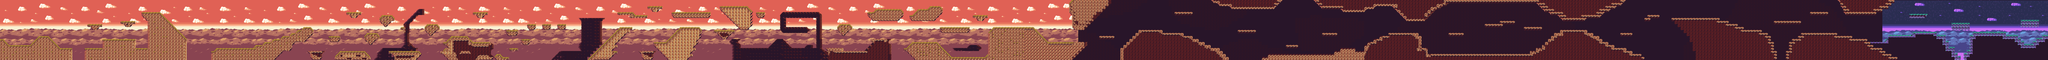

Below is a game level as drawn by its tile map, then a one-line description and the .tmx that defines it (tile-layer data replaced by summaries):
An orthogonal 680x20 tile map with 16x16 px tiles, 8 tile layers (Fondo cueva oscuro, FONDO CIELO, NUBES, Fondo Gondo, ...), 1 hidden layer not drawn, 3 tilesets and 71 objects.

<map version="1.10" tiledversion="1.10.2" orientation="orthogonal" renderorder="right-down" width="680" height="20" tilewidth="16" tileheight="16" infinite="0" nextlayerid="56" nextobjectid="110">
 <tileset firstgid="1" name="forestatardecer" tilewidth="16" tileheight="16" tilecount="696" columns="24">
  <image source="forestatardecer.png" width="384" height="464" />
  <tile id="238">
   <objectgroup draworder="index" id="2">
    <object id="1" x="0" y="0">
     <polygon points="0,0 16,16 0,16 0,0" />
    </object>
   </objectgroup>
  </tile>
  <tile id="262">
   <objectgroup draworder="index" id="2">
    <object id="1" x="0" y="0" width="16" height="16" />
    <object id="2" x="0" y="0" width="16" height="16" />
   </objectgroup>
  </tile>
  <tile id="286">
   <objectgroup draworder="index" id="2">
    <object id="1" x="0" y="16">
     <polygon points="0,0 16,-16 16,0 0,0 0.5,0" />
    </object>
   </objectgroup>
  </tile>
  <tile id="310">
   <objectgroup draworder="index" id="2">
    <object id="1" x="0" y="0" width="16" height="16" />
   </objectgroup>
  </tile>
  <tile id="382">
   <objectgroup draworder="index" id="2">
    <object id="1" x="0" y="0" width="16" height="16" />
   </objectgroup>
  </tile>
  <tile id="406">
   <objectgroup draworder="index" id="2">
    <object id="1" x="0" y="0" width="16" height="16" />
   </objectgroup>
  </tile>
  <tile id="430">
   <objectgroup draworder="index" id="2">
    <object id="1" x="0" y="0" width="16" height="16" />
   </objectgroup>
  </tile>
  <tile id="452">
   <objectgroup draworder="index" id="2">
    <object id="1" x="0" y="0" width="16" height="16" />
   </objectgroup>
  </tile>
  <tile id="453">
   <objectgroup draworder="index" id="2">
    <object id="1" x="0" y="0" width="16" height="16" />
   </objectgroup>
  </tile>
  <tile id="454">
   <objectgroup draworder="index" id="2">
    <object id="1" x="0" y="0" width="16" height="16" />
   </objectgroup>
  </tile>
  <tile id="476">
   <objectgroup draworder="index" id="2">
    <object id="1" x="0" y="0" width="16" height="16" />
   </objectgroup>
  </tile>
  <tile id="477">
   <objectgroup draworder="index" id="2">
    <object id="1" x="0" y="0" width="16" height="16" />
   </objectgroup>
  </tile>
  <tile id="500">
   <objectgroup draworder="index" id="2">
    <object id="1" x="0" y="0" width="16" height="16" />
   </objectgroup>
  </tile>
  <tile id="596">
   <objectgroup draworder="index" id="2">
    <object id="1" x="0" y="0" width="16" height="16" />
   </objectgroup>
  </tile>
  <tile id="598">
   <objectgroup draworder="index" id="2">
    <object id="1" x="0" y="0" width="16" height="16" />
   </objectgroup>
  </tile>
  <tile id="620">
   <objectgroup draworder="index" id="2">
    <object id="1" x="0" y="0" width="16" height="16" />
   </objectgroup>
  </tile>
  <tile id="621">
   <objectgroup draworder="index" id="2">
    <object id="1" x="0" y="0" width="16" height="16" />
   </objectgroup>
  </tile>
  <tile id="622">
   <objectgroup draworder="index" id="2">
    <object id="1" x="0" y="0">
     <polygon points="0,0 16,0 0,16 0,0" />
    </object>
   </objectgroup>
  </tile>
  <tile id="645">
   <objectgroup draworder="index" id="3">
    <object id="2" x="0" y="0">
     <polygon points="0,0 16,16 16,0 0,0" />
    </object>
   </objectgroup>
  </tile>
  <tile id="669">
   <objectgroup draworder="index" id="2">
    <object id="1" x="0" y="0" width="16" height="16" />
   </objectgroup>
  </tile>
  <tile id="670">
   <objectgroup draworder="index" id="2">
    <object id="2" x="0" y="0" width="16" height="16" />
   </objectgroup>
  </tile>
  <tile id="692">
   <objectgroup draworder="index" id="2">
    <object id="1" x="0" y="0" width="16" height="16" />
   </objectgroup>
  </tile>
 </tileset>
 <tileset firstgid="697" name="MapMetadata" tilewidth="16" tileheight="16" spacing="1" margin="1" tilecount="6" columns="3">
  <image source="MapMetadata.png" width="67" height="34" />
 </tileset>
 <tileset firstgid="703" name="super_pixel_plains_style_B" tilewidth="16" tileheight="16" spacing="1" margin="1" tilecount="851" columns="37">
  <image source="super_pixel_plains_style_B.png" width="640" height="400" />
 </tileset>
 <layer id="55" name="Fondo cueva oscuro" width="680" height="20">
  <data>[13600 cells, 13600 non-empty, 2 distinct tile ids]</data>
 </layer>
 <layer id="47" name="FONDO CIELO" width="680" height="20">
  <properties>
   <property name="Draw" type="bool" value="true" />
  </properties>
  <data>[13600 cells, 8230 non-empty, 339 distinct tile ids]</data>
 </layer>
 <layer id="51" name="NUBES" width="680" height="20">
  <properties>
   <property name="Draw" type="bool" value="true" />
  </properties>
  <data>[13600 cells, 1218 non-empty, 123 distinct tile ids]</data>
 </layer>
 <layer id="2" name="Fondo Gondo" width="680" height="20" offsetx="0.5" offsety="0">
  <properties>
   <property name="Draw" type="bool" value="true" />
  </properties>
  <data>[13600 cells, 4183 non-empty, 233 distinct tile ids]</data>
 </layer>
 <layer id="3" name="Monti 1" width="680" height="20" offsetx="0.5" offsety="0">
  <properties>
   <property name="Draw" type="bool" value="true" />
  </properties>
  <data>[13600 cells, 4238 non-empty, 195 distinct tile ids]</data>
 </layer>
 <layer id="7" name="Monti2" width="680" height="20" offsetx="0.5" offsety="0">
  <properties>
   <property name="Draw" type="bool" value="true" />
  </properties>
  <data>[13600 cells, 2409 non-empty, 197 distinct tile ids]</data>
 </layer>
 <layer id="9" name="fondo gondo2" width="680" height="20" offsetx="0.5" offsety="0">
  <properties>
   <property name="Draw" type="bool" value="true" />
  </properties>
  <data>[13600 cells, 1036 non-empty, 130 distinct tile ids]</data>
 </layer>
 <layer id="11" name="Suelo" width="680" height="20">
  <properties>
   <property name="Draw" type="bool" value="true" />
  </properties>
  <data>[13600 cells, 4841 non-empty, 68 distinct tile ids]</data>
 </layer>
 <objectgroup id="12" name="Colisiones" visible="0">
  <!-- 48 objects omitted --></objectgroup>
 <objectgroup id="54" name="Ramps" visible="0">
  <!-- 3 objects omitted --></objectgroup>
 <layer id="53" name="Navigation" width="680" height="20" visible="0">
  <data>[13600 cells, 1185 non-empty, 1 distinct tile ids]</data>
 </layer>
</map>
<!-- 48 of 71 objects omitted -->